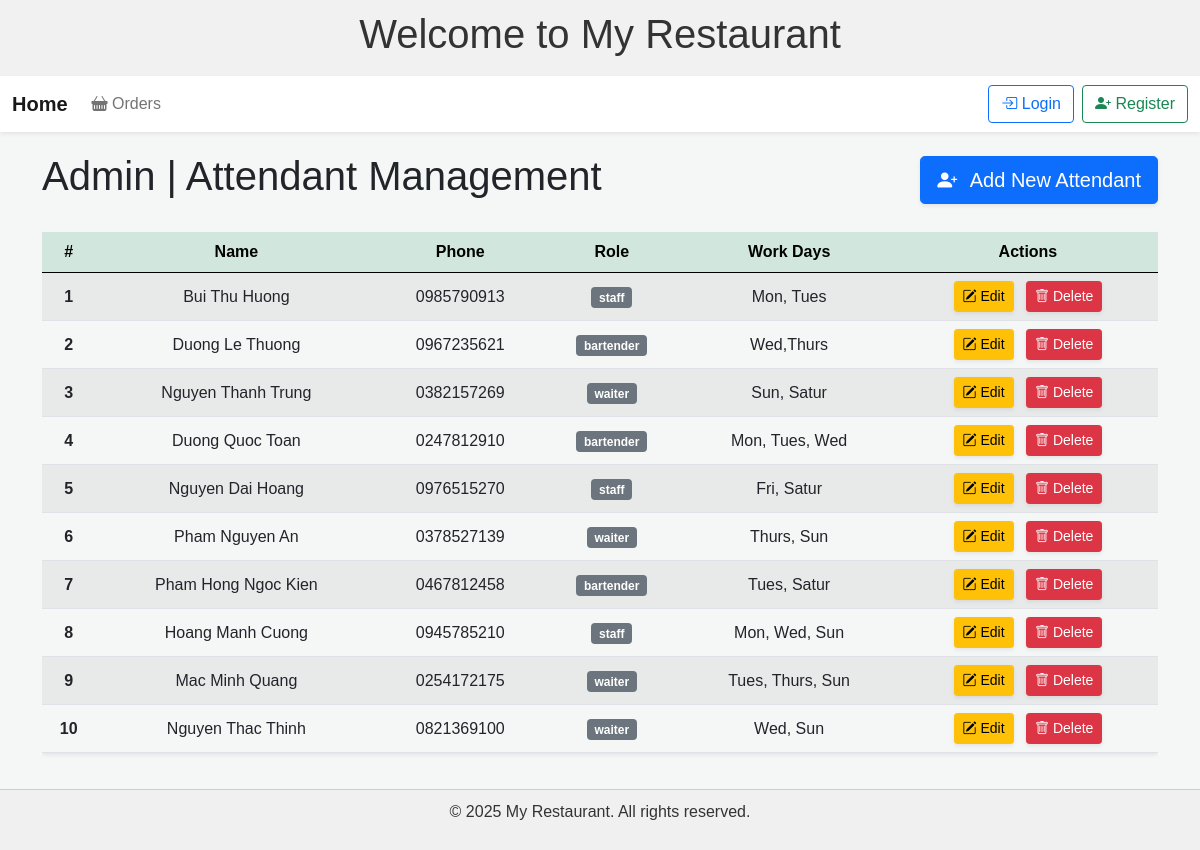
/admin/attendant/list, run on the app's committed database.
### tables this page shows
CREATE TABLE attendants (
        id INTEGER PRIMARY KEY AUTOINCREMENT,
        name TEXT NOT NULL,
        phone TEXT NOT NULL,
        role TEXT NOT NULL,
        work_days TEXT NOT NULL
    );

### app.py (the view)
@app.route("/admin/attendant/list")
def show_attendant_list():
    return attendant_controller.list_attendants()

### app.py (called while the page is built)
@app.context_processor
def inject_user():
    return {
        'username': session.get('username'),
        'role': session.get('role')
    }

### controller/attendant_controller.py (called while the page is built)
    def list_attendants(self):
        attendants = self.model.get_all_attendants()
        return render_template("list_attend.html", attendants=attendants)

### model/attendant_model.py (called while the page is built)
    def get_all_attendants(self):
        connection = sqlite3.connect(self.db_path)
        cursor = connection.cursor()
        cursor.execute("SELECT id, name, phone, role, work_days FROM attendants")
        results = cursor.fetchall()
        connection.close()
        attendants = []
        for row in results:
            attendants.append({
                "id": row[0],
                "name": row[1],
                "phone": row[2],
                "role": row[3],
                "work_days": row[4]
            })
        return attendants

### templates/list_attend.html (shortened to what this page needs)
{% extends "base.html" %}
{% block content %}
<div class="d-flex justify-content-between align-items-center mb-4">
  <h1 class="text-dark">Admin | Attendant Management</h1>
  <a href="{{ url_for('create_attendant') }}" class="btn btn-primary btn-lg shadow-sm">
    <i class="bi bi-person-plus-fill me-2"></i> Add New Attendant
  </a>
</div>
<div class="table-responsive">
  <table class="table table-striped table-hover align-middle shadow-sm">
    <thead class="table-success text-center">
      <tr>
        <th scope="col">#</th>
        <th scope="col">Name</th>
        <th scope="col">Phone</th>
        <th scope="col">Role</th>
        <th scope="col">Work Days</th>
        <th scope="col">Actions</th>
      </tr>
    </thead>
    <tbody>
      {% for attendant in attendants %}
      <tr class="text-center">
        <td class="fw-bold">{{ loop.index }}</td>
        <td>{{ attendant.name }}</td>
        <td>{{ attendant.phone }}</td>
        <td>
          <span class="badge {% if attendant.role == 'Staff' %}bg-secondary{% elif attendant.role == 'Bartender' %}bg-danger{% else %}bg-secondary{% endif %}">
            {{ attendant.role }}
          </span>
        </td>
        <td>{{ attendant.work_days }}</td>
        <td>
          <a href="{{ url_for('edit_attendant', attendant_id=attendant.id) }}"
             class="btn btn-warning btn-sm me-2 shadow-sm"
             onclick="return confirm('Are you sure you want to edit this attendant?')">
            <i class="bi bi-pencil-square"></i> Edit
          </a>
          <a href="{{ url_for('delete_attendant', attendant_id=attendant.id) }}"
             class="btn btn-danger btn-sm shadow-sm"
             onclick="return confirm('Are you sure you want to delete this attendant?')">
            <i class="bi bi-trash"></i> Delete
          </a>
        </td>
      </tr>
      {% endfor %}
    </tbody>
  </table>
</div>
{% endblock %}

### templates/base.html (style rules this page uses)
body { font-family: Arial, sans-serif; background-color: #f4f7f6; margin: 0; padding: 0; color: #333; }

### data on the page
attendants: name "Bui Thu Huong", phone "0985790913", role "staff", work_days "Mon, Tues"
attendants: name "Duong Le Thuong", phone "0967235621", role "bartender", work_days "Wed,Thurs"
attendants: name "Nguyen Thanh Trung", phone "0382157269", role "waiter", work_days "Sun, Satur"
attendants: name "Duong Quoc Toan", phone "0247812910", role "bartender", work_days "Mon, Tues, Wed"
attendants: name "Nguyen Dai Hoang", phone "0976515270", role "staff", work_days "Fri, Satur"
attendants: name "Pham Nguyen An", phone "0378527139", role "waiter", work_days "Thurs, Sun"
attendants: name "Pham Hong Ngoc Kien", phone "0467812458", role "bartender", work_days "Tues, Satur"
attendants: name "Hoang Manh Cuong", phone "0945785210", role "staff", work_days "Mon, Wed, Sun"
attendants: name "Mac Minh Quang", phone "0254172175", role "waiter", work_days "Tues, Thurs, Sun"
attendants: name "Nguyen Thac Thinh", phone "0821369100", role "waiter", work_days "Wed, Sun"
